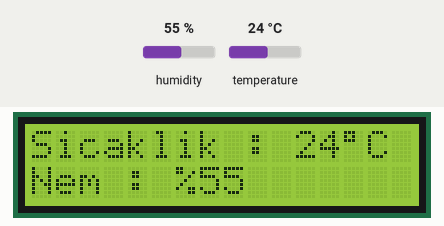
The sketch below on a simulated Arduino Uno, built with avr-gcc and run on an emulated ATmega328P. Shown: 16×2 character LCD. The inputs (shaded band) are chosen by the test bench; at power-on: humidity 55 %, temperature 24 °C.

Above: at 3.9 s.
4.0 s: humidity set to 22 %
At 7.0 s:
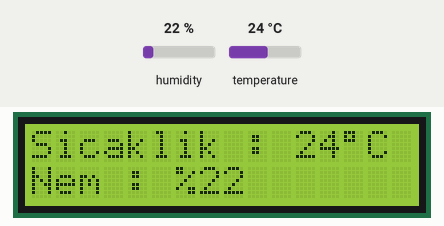
7.9 s: temperature set to 12 °C
At 10.2 s:
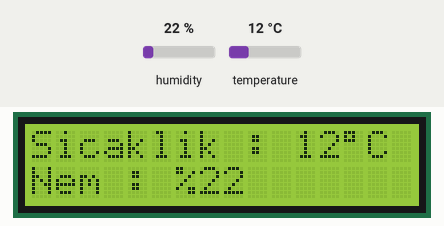
11.8 s: humidity set to 40 %
At 13.4 s:
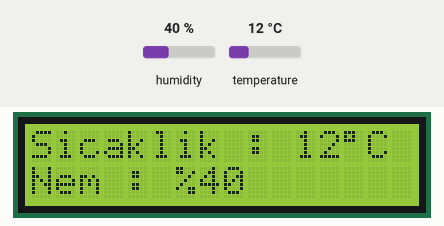
15.7 s: temperature set to 19 °C
At 18.6 s:
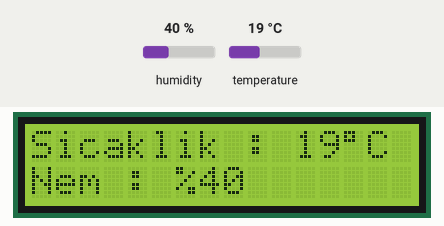
Timing chart, 0 to 20.1 s (numbered marks = the images above; inputs shaded):
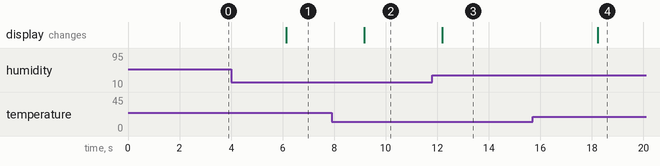

Measured:
- after the input at 4.0 s, the display: changes after 2.1 s (image 1)
- after the input at 7.9 s, the display: changes after 1.3 s (image 2)
- after the input at 11.8 s, the display: changes after 0.39 s (image 3)
- after the input at 15.7 s, the display: changes after 2.5 s (image 4)

The sketch:

weather-tracker.ino
```cpp
//Weather Tracker Project
//Ali Arda Kocabörek | Akdeniz EEE


#include <LiquidCrystal.h>
#include "DHT.h"

#define SICAKLIK_SENSOR 13
#define DHTTYPE DHT11

#define RS 12
#define E 11
#define D4 5
#define D5 4
#define D6 3
#define D7 2

DHT dht(SICAKLIK_SENSOR,DHTTYPE);

void hava_durum(int*,int*);

LiquidCrystal ekran(RS,E,D4,D5,D6,D7);


int main(){

  init();

  dht.begin();
  ekran.begin(16,2);
  Serial.begin(9600);

  ekran.setCursor(0, 0);
  ekran.print("Sicaklik :    C");

  ekran.setCursor(13,0);
  ekran.print(char(223));


  ekran.setCursor(0, 1);
  ekran.print("Nem : %");

  int sicaklik = 0;
  int nem = 0 ;


  while(1){ //Dongumuzde sadece sayi degerlerini guncelleyegiz

    hava_durum(&sicaklik,&nem);

    ekran.setCursor(11,0);
    ekran.print(sicaklik);

    ekran.setCursor(7,1);
    ekran.print(nem);

    delay(3000);
  }


}


void hava_durum(int* sicaklik,int* nem){

  *sicaklik = dht.readTemperature();
  *nem = dht.readHumidity();


}
```
